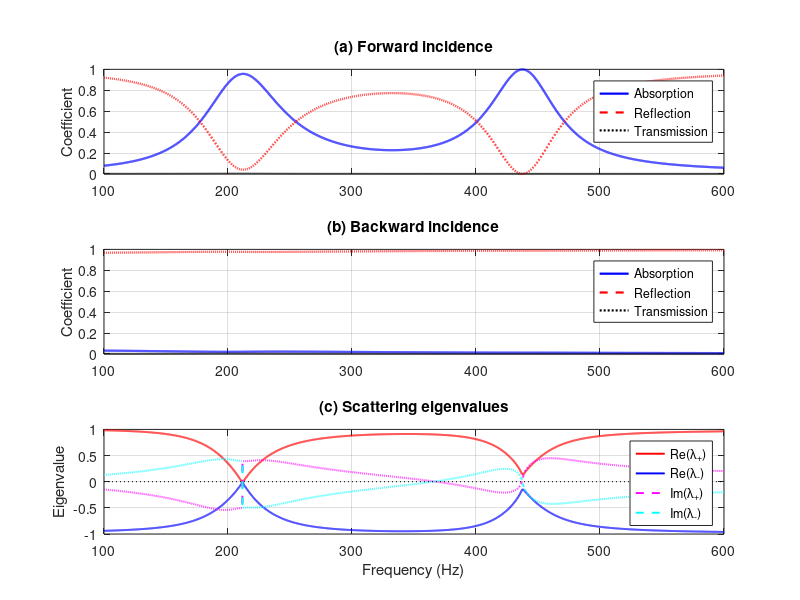

MATLAB code for this plot:
clear;
clc;
close all;

%% =========================================================
% 1. 频率
% ==========================================================

f = 100:0.1:600;
omega = 2*pi*f;

%% =========================================================
% 2. 空气参数
% ==========================================================

rho_0 = 1.29;
c0 = 343;
eta_0 = 1.89e-5;

Z_0 = rho_0*c0;

%% =========================================================
% 3. 微穿孔板参数
% ==========================================================

% 厚度
t1 = 2e-3;
t2 = 2e-3;
t3 = 2e-3;

% 孔径
d1 = 2.75e-3;
d2 = 1.73e-3;
d3 = 0.42e-3;

% 孔数
n1 = 1;
n2 = 1;
n3 = 1;

%% =========================================================
% 4. 截面积
% ==========================================================

W = 30e-3;
L = 30e-3;

S0 = W*L;

%% =========================================================
% 5. 折纸腔参数
% ==========================================================

% 两个折纸腔的实际高度（m）。每个腔的允许范围是 0–54 mm。
H1 = 54e-3;
H2 = 42e-3;

% 折纸几何参数（mm）
a = 30;
hc = 20;
n0 = 3;
beta = 45;
Hmax_mm = 54;

%% =========================================================
% 6. 折纸腔体积与等效高度
%    直接在主程序中计算
% ==========================================================

% 实际高度转换为 mm
H1_mm = H1*1e3;
H2_mm = H2*1e3;

% 检查折纸高度范围
if H1_mm <= 0 || H1_mm > Hmax_mm || ...
   H2_mm <= 0 || H2_mm > Hmax_mm

    error('折纸腔实际高度必须满足 0 < H <= %.2f mm', Hmax_mm);

end

% ---------------------------------------------------------
% 第一折纸腔
% ---------------------------------------------------------

h1 = H1_mm/n0;

q1 = sqrt(hc^2-h1^2);

V11 = a*h1*q1/16;

V12 = h1*(a-hc)*q1/(16*tand(beta));

V13 = h1*q1/24*(hc/tand(beta)-q1/2);

% 第一折纸腔总体积（mm^3）
V1 = 8*n0*(a^2*h1/8-V11-V12-V13);

% ---------------------------------------------------------
% 第二折纸腔
% ---------------------------------------------------------

h2 = H2_mm/n0;

q2 = sqrt(hc^2-h2^2);

V21 = a*h2*q2/16;

V22 = h2*(a-hc)*q2/(16*tand(beta));

V23 = h2*q2/24*(hc/tand(beta)-q2/2);

% 第二折纸腔总体积（mm^3）
V2 = 8*n0*(a^2*h2/8-V21-V22-V23);

% ---------------------------------------------------------
% 计算等效高度
% ---------------------------------------------------------

S_mm2 = W*L*1e6;

H1_eq_mm = V1/S_mm2;
H2_eq_mm = V2/S_mm2;

% 转换为 m
H1_eq = H1_eq_mm*1e-3;
H2_eq = H2_eq_mm*1e-3;

fprintf('\n========== 折纸腔几何参数 ==========\n');

fprintf('第一腔实际高度 H1 = %.4f mm\n',H1_mm);
fprintf('第一腔体积 V1 = %.4f mm^3\n',V1);
fprintf('第一腔等效高度 H1_eq = %.4f mm\n\n',H1_eq_mm);

fprintf('第二腔实际高度 H2 = %.4f mm\n',H2_mm);
fprintf('第二腔体积 V2 = %.4f mm^3\n',V2);
fprintf('第二腔等效高度 H2_eq = %.4f mm\n',H2_eq_mm);

%% =========================================================
% 7. 穿孔率
% ==========================================================

phi1 = pi*d1^2*n1/(4*W*L);
phi2 = pi*d2^2*n2/(4*W*L);
phi3 = pi*d3^2*n3/(4*W*L);

%% =========================================================
% 8. 总长度
% ==========================================================

% 保留原代码的实际几何长度作为透射相位参考
L_total = t1+H1+t2+H2+t3;

%% =========================================================
% 9. 初始化
% ==========================================================

T11 = zeros(size(f));
T12 = zeros(size(f));
T21 = zeros(size(f));
T22 = zeros(size(f));

tau = zeros(size(f));

rf = zeros(size(f));
rb = zeros(size(f));

alpha_f = zeros(size(f));
alpha_b = zeros(size(f));

%% =========================================================
% 10. 频率循环
% ==========================================================

for ii = 1:length(f)

    w = omega(ii);

    k = w/c0;

    %% 微穿孔板参数

    y1 = (d1/2)/sqrt(eta_0/(rho_0*w));
    y2 = (d2/2)/sqrt(eta_0/(rho_0*w));
    y3 = (d3/2)/sqrt(eta_0/(rho_0*w));

    %% 第一块微穿孔板阻抗

    Z_p1 = ...
        1i*w*rho_0*t1/phi1 * ...
        ( ...
        1 - ...
        2*besselj(1,y1*sqrt(-1i)) / ...
        ( ...
        y1*sqrt(-1i) * ...
        besselj(0,y1*sqrt(-1i)) ...
        ) ...
        )^(-1) ...
        + sqrt(2)*eta_0*y1/(phi1*d1) ...
        + 1i*0.85*w*rho_0*d1/phi1;

    %% 第二块微穿孔板阻抗

    Z_p2 = ...
        1i*w*rho_0*t2/phi2 * ...
        ( ...
        1 - ...
        2*besselj(1,y2*sqrt(-1i)) / ...
        ( ...
        y2*sqrt(-1i) * ...
        besselj(0,y2*sqrt(-1i)) ...
        ) ...
        )^(-1) ...
        + sqrt(2)*eta_0*y2/(phi2*d2) ...
        + 1i*0.85*w*rho_0*d2/phi2;

    %% 第三块微穿孔板阻抗

    Z_p3 = ...
        1i*w*rho_0*t3/phi3 * ...
        ( ...
        1 - ...
        2*besselj(1,y3*sqrt(-1i)) / ...
        ( ...
        y3*sqrt(-1i) * ...
        besselj(0,y3*sqrt(-1i)) ...
        ) ...
        )^(-1) ...
        + sqrt(2)*eta_0*y3/(phi3*d3) ...
        + 1i*0.85*w*rho_0*d3/phi3;

    %% 微穿孔板传递矩阵

    T_p1 = [1, Z_p1;
            0, 1];

    T_p2 = [1, Z_p2;
            0, 1];

    T_p3 = [1, Z_p3;
            0, 1];

    %% =====================================================
    % 11. 第一折纸腔传递矩阵
    % ======================================================

    T_c1 = ...
        [cos(k*H1_eq),           1i*Z_0*sin(k*H1_eq);
         1i*sin(k*H1_eq)/Z_0,   cos(k*H1_eq)];

    %% =====================================================
    % 12. 第二折纸腔传递矩阵
    % ======================================================

    T_c2 = ...
        [cos(k*H2_eq),           1i*Z_0*sin(k*H2_eq);
         1i*sin(k*H2_eq)/Z_0,   cos(k*H2_eq)];

    %% =====================================================
    % 13. 总传递矩阵
    % ======================================================

    T_total = T_p1*T_c1*T_p2*T_c2*T_p3;

    T11(ii) = T_total(1,1);
    T12(ii) = T_total(1,2);
    T21(ii) = T_total(2,1);
    T22(ii) = T_total(2,2);

    %% =====================================================
    % 14. 共同分母
    % ======================================================

    D = ...
        T11(ii) ...
        + T12(ii)/Z_0 ...
        + T21(ii)*Z_0 ...
        + T22(ii);

    %% =====================================================
    % 15. 透射振幅系数
    % ======================================================

    tau(ii) = 2*exp(1i*k*L_total)/D;

    %% =====================================================
    % 16. 正向反射振幅系数
    % ======================================================

    rf(ii) = ...
        ( ...
          T11(ii) ...
        + T12(ii)/Z_0 ...
        - T21(ii)*Z_0 ...
        - T22(ii) ...
        )/D;

    %% =====================================================
    % 17. 反向反射振幅系数
    % ======================================================

    rb(ii) = ...
        ( ...
         -T11(ii) ...
        + T12(ii)/Z_0 ...
        - T21(ii)*Z_0 ...
        + T22(ii) ...
        )/D;

    %% =====================================================
    % 18. 正反向吸声系数
    % ======================================================

    alpha_f(ii) = ...
        1-abs(rf(ii))^2-abs(tau(ii))^2;

    alpha_b(ii) = ...
        1-abs(rb(ii))^2-abs(tau(ii))^2;

end

%% =========================================================
% 19. 反射率和透射率
% ==========================================================

R_f = abs(rf).^2;
R_b = abs(rb).^2;

T = abs(tau).^2;

%% =========================================================
% 20. 能量守恒检查
% ==========================================================

energy_forward = alpha_f+R_f+T;
energy_backward = alpha_b+R_b+T;

fprintf('\n========== 能量守恒检查 ==========\n');

fprintf('正向最大误差 = %.4e\n', ...
    max(abs(energy_forward-1)));

fprintf('反向最大误差 = %.4e\n', ...
    max(abs(energy_backward-1)));

%% =========================================================
% 21. 散射矩阵特征值
%
% S = [tau rb;
%      rf  tau]
%
% lambda+ = tau + sqrt(rf*rb)
% lambda- = tau - sqrt(rf*rb)
% ==========================================================

lambda_plus = zeros(size(f));
lambda_minus = zeros(size(f));

for ii = 1:length(f)

    delta = sqrt(rf(ii)*rb(ii));

    lambda_plus(ii) = tau(ii)+delta;

    lambda_minus(ii) = tau(ii)-delta;

end

%% =========================================================
% 22. 特征值实部、虚部及差值
% ==========================================================

Re_plus = real(lambda_plus);
Re_minus = real(lambda_minus);

Im_plus = imag(lambda_plus);
Im_minus = imag(lambda_minus);

EP_diff = abs(lambda_plus-lambda_minus);

%% =========================================================
% 23. 寻找实频率范围内特征值差最小点
% ==========================================================

[min_diff,idx] = min(EP_diff);

f_EP_candidate = f(idx);

fprintf('\n========== EP候选点 ==========\n');

fprintf('候选频率 = %.4f Hz\n',f_EP_candidate);

fprintf('特征值差 = %.8e\n',min_diff);

fprintf('|rf| = %.8e\n',abs(rf(idx)));

fprintf('|rb| = %.8e\n',abs(rb(idx)));

fprintf('lambda+ = %.6f%+.6fi\n', ...
    real(lambda_plus(idx)),imag(lambda_plus(idx)));

fprintf('lambda- = %.6f%+.6fi\n', ...
    real(lambda_minus(idx)),imag(lambda_minus(idx)));

fprintf('注意：特征值差最小不代表已证明存在EP。\n');

%% =========================================================
% 24. 绘图
% ==========================================================

figure('Color','w','Position',[160 60 1050 900]);

% ---------------------------------------------------------
% (a) 正向入射
% ---------------------------------------------------------

subplot(3,1,1);

plot(f,alpha_f,'b-','LineWidth',1.6);
hold on;

plot(f,R_f,'r--','LineWidth',1.6);

plot(f,T,'k:','LineWidth',1.6);

title('(a) Forward incidence');
ylabel('Coefficient');

legend('Absorption','Reflection','Transmission', ...
    'Location','northeast');

xlim([min(f),max(f)]);
ylim([0 1]);

grid on;
box on;

% ---------------------------------------------------------
% (b) 反向入射
% ---------------------------------------------------------

subplot(3,1,2);

plot(f,alpha_b,'b-','LineWidth',1.6);
hold on;

plot(f,R_b,'r--','LineWidth',1.6);

plot(f,T,'k:','LineWidth',1.6);

title('(b) Backward incidence');
ylabel('Coefficient');

legend('Absorption','Reflection','Transmission', ...
    'Location','northeast');

xlim([min(f),max(f)]);
ylim([0 1]);

grid on;
box on;

% ---------------------------------------------------------
% (c) 散射矩阵特征值
% ---------------------------------------------------------

subplot(3,1,3);

plot(f,Re_plus,'r-','LineWidth',1.4);
hold on;

plot(f,Re_minus,'b-','LineWidth',1.4);

plot(f,Im_plus,'m--','LineWidth',1.4);

plot(f,Im_minus,'c--','LineWidth',1.4);

plot([min(f),max(f)],[0 0],'k:');

title('(c) Scattering eigenvalues');

xlabel('Frequency (Hz)');
ylabel('Eigenvalue');

legend('Re(\lambda_+)','Re(\lambda_-)', ...
       'Im(\lambda_+)','Im(\lambda_-)', ...
       'Location','northeast');

xlim([min(f),max(f)]);

grid on;
box on;

%% =========================================================
% 25. 保存计算结果
% ==========================================================

outDir = fileparts(mfilename('fullpath'));
if isempty(outDir)
    outDir = pwd;
end
figPath = fullfile(outDir, 'origami_cavity_mpp.png');
print(gcf, figPath, '-dpng', '-r120');
fprintf('\n图已保存到 %s\n', figPath);

csvPath = fullfile(outDir, 'origami_cavity_mpp.csv');
if exist('table', 'file') == 2 || exist('table', 'builtin')
    Results = table( ...
        f(:), ...
        alpha_f(:),R_f(:),T(:), ...
        alpha_b(:),R_b(:), ...
        real(lambda_plus(:)),imag(lambda_plus(:)), ...
        real(lambda_minus(:)),imag(lambda_minus(:)), ...
        EP_diff(:), ...
        'VariableNames', { ...
        'Frequency_Hz', ...
        'Absorption_Forward', ...
        'Reflection_Forward', ...
        'Transmission', ...
        'Absorption_Backward', ...
        'Reflection_Backward', ...
        'Re_LambdaPlus', ...
        'Im_LambdaPlus', ...
        'Re_LambdaMinus', ...
        'Im_LambdaMinus', ...
        'EigenvalueDifference'});
    writetable(Results, csvPath);
else
    fid = fopen(csvPath, 'w');
    fprintf(fid, ['Frequency_Hz,Absorption_Forward,Reflection_Forward,' ...
        'Transmission,Absorption_Backward,Reflection_Backward,' ...
        'Re_LambdaPlus,Im_LambdaPlus,Re_LambdaMinus,Im_LambdaMinus,' ...
        'EigenvalueDifference\n']);
    fprintf(fid, '%.4f,%.8f,%.8f,%.8f,%.8f,%.8f,%.8f,%.8f,%.8f,%.8f,%.8e\n', ...
        [f(:), alpha_f(:), R_f(:), T(:), alpha_b(:), R_b(:), ...
         real(lambda_plus(:)), imag(lambda_plus(:)), ...
         real(lambda_minus(:)), imag(lambda_minus(:)), EP_diff(:)].');
    fclose(fid);
end

fprintf('\n计算完成。\n');
